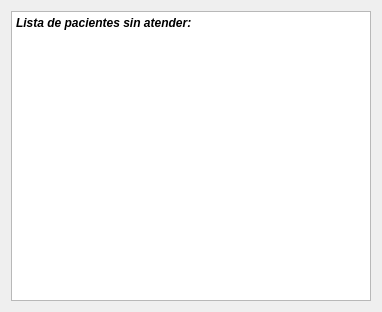
<?xml version="1.0" encoding="UTF-8"?>
<ui version="4.0">
 <class>PSA</class>
 <widget class="QDialog" name="PSA">
  <property name="geometry">
   <rect>
    <x>0</x>
    <y>0</y>
    <width>382</width>
    <height>312</height>
   </rect>
  </property>
  <property name="windowTitle">
   <string>Pacientes sin atender</string>
  </property>
  <property name="windowIcon">
   <iconset resource="resource.qrc">
    <normaloff>:/imagenes/utn haedo logo.jpg</normaloff>:/imagenes/utn haedo logo.jpg</iconset>
  </property>
  <layout class="QGridLayout" name="gridLayout">
   <item row="0" column="0">
    <widget class="QTextBrowser" name="ListaPSA">
     <property name="html">
      <string>&lt;!DOCTYPE HTML PUBLIC &quot;-//W3C//DTD HTML 4.0//EN&quot; &quot;http://www.w3.org/TR/REC-html40/strict.dtd&quot;&gt;
&lt;html&gt;&lt;head&gt;&lt;meta name=&quot;qrichtext&quot; content=&quot;1&quot; /&gt;&lt;meta charset=&quot;utf-8&quot; /&gt;&lt;style type=&quot;text/css&quot;&gt;
p, li { white-space: pre-wrap; }
hr { height: 1px; border-width: 0; }
li.unchecked::marker { content: &quot;\2610&quot;; }
li.checked::marker { content: &quot;\2612&quot;; }
&lt;/style&gt;&lt;/head&gt;&lt;body style=&quot; font-family:'Segoe UI'; font-size:9pt; font-weight:400; font-style:normal;&quot;&gt;
&lt;p style=&quot; margin-top:0px; margin-bottom:0px; margin-left:0px; margin-right:0px; -qt-block-indent:0; text-indent:0px;&quot;&gt;&lt;span style=&quot; font-weight:700; font-style:italic;&quot;&gt;Lista de pacientes sin atender:&lt;/span&gt;&lt;/p&gt;&lt;/body&gt;&lt;/html&gt;</string>
     </property>
    </widget>
   </item>
  </layout>
 </widget>
 <resources>
  <include location="resource.qrc"/>
 </resources>
 <connections/>
</ui>
